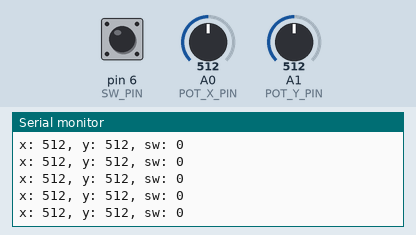
A sketch run on a simulated Arduino Uno, built with avr-gcc and run on an emulated ATmega328P. Parts: the last lines printed to the serial monitor. Inputs (shaded band) come from the test bench; at power-on: A1 (POT_Y_PIN) = 512, A0 (POT_X_PIN) = 512, pin 6 (SW_PIN) HIGH.

Above: at 4.2 s.
4.3 s: A1 (POT_Y_PIN) set to 988
At 4.33 s:
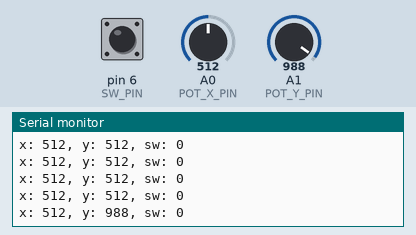
7.3 s: A1 (POT_Y_PIN) set to 1010
At 7.32 s:
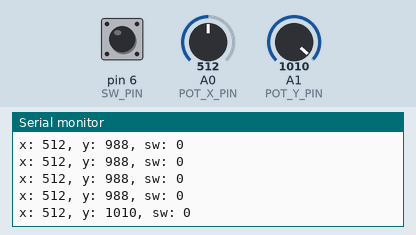
10.3 s: A0 (POT_X_PIN) set to 90
At 10.32 s:
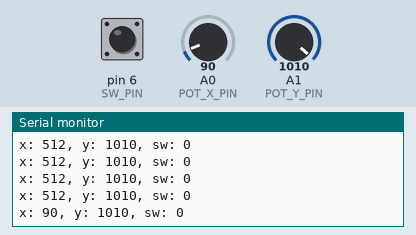
11.8 s: A0 (POT_X_PIN) set to 104
At 11.84 s:
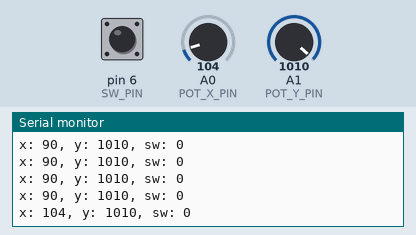
Timing chart, 0 to 14.8 s (numbered marks = the images above; inputs shaded):
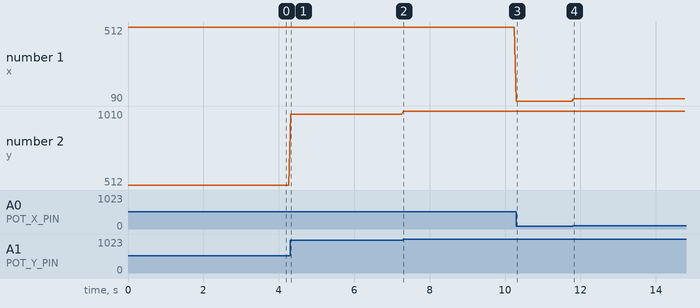

The sketch:

joysticktest.ino
```cpp
/**
 * Joystick Test
 *
 * Code allowing the test of a two-directional potentiometer and a switch
 */

#include "Servo.h"

// Wiring constants
const int POT_X_PIN = A0;  // the analog I/O pin the potentiometer's x axis is plugged into
const int POT_Y_PIN = A1;
const int SW_PIN = 6;  // the digital pin the switch is plugged into

// Programatic constants
const int SERIAL_SPEED = 9600;  // bits per second, align with Tools -> Serial Monitor's dropdown menu
const int DELAY = 50;           // milliseconds

void setup() {
	// Initialize pins
	pinMode(SW_PIN, INPUT);
	digitalWrite(SW_PIN, HIGH);

	Serial.begin(SERIAL_SPEED);
}

void loop() {
	int pot_x = analogRead(POT_X_PIN);
	int pot_y = analogRead(POT_Y_PIN);
	bool curr_sw = digitalRead(SW_PIN) == LOW;

	Serial.print("x: ");
	Serial.print(pot_x);
	Serial.print(", y: ");
	Serial.print(pot_y);
	Serial.print(", sw: ");
	Serial.println(curr_sw);

	delay(DELAY);
}
```

Measured:
- after the input at 4.3 s, the serial monitor: prints a new line at once (image 1)
- after the input at 7.3 s, the serial monitor: prints a new line at once (image 2)
- after the input at 10.3 s, the serial monitor: prints a new line at once (image 3)
- after the input at 11.8 s, the serial monitor: prints a new line at once (image 4)
- plotted number 1: 512 → 90 after the input at 10.3 s, 90 → 104 after the input at 11.8 s
- plotted number 2: 512 → 988 after the input at 4.3 s, 988 → 1010 after the input at 7.3 s
